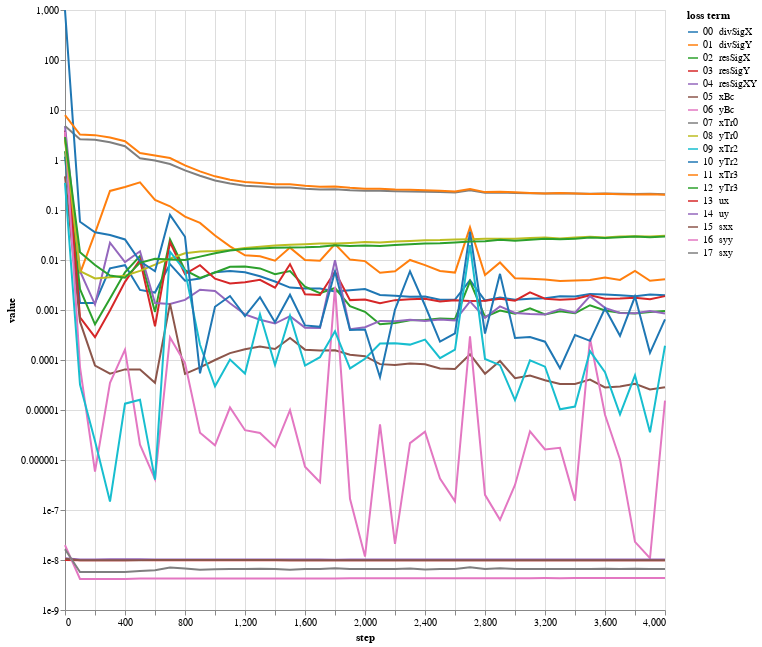

Notebook code cell kept with this figure:
### Code cell
bcNames = ['xBc','yBc','xTr0','yTr0','xTr2','yTr2','xTr3','yTr3','ux','uy','sxx','syy','sxy']
lossPlot(losshistory, bcNames, dropFirstStep=True, scaleType='log').properties(width=600, height=600)

### Figure 1 — Vega-Lite specification as saved in the notebook (floating-point values rounded to 4 significant figures)
{"config": {"view": {"continuousWidth": 400, "continuousHeight": 300}}, "data": {"name": "data-c733982da89eb2c7c2d67435819678cf"}, "mark": "line", "encoding": {"color": {"type": "nominal", "field": "loss term", "scale": {"scheme": "category10"}, "sort": ["00  divSigX", "01  divSigY", "02  resSigX", "03  resSigY", "04  resSigXY", "05  xBc", "06  yBc", "07  xTr0", "08  yTr0", "09  xTr2", "10  yTr2", "11  xTr3", "12  yTr3", "13  ux", "14  uy", "15  sxx", "16  syy", "17  sxy"]}, "tooltip": [{"type": "nominal", "field": "loss term"}, {"type": "quantitative", "field": "value"}, {"type": "quantitative", "field": "step"}], "x": {"type": "quantitative", "field": "step"}, "y": {"type": "quantitative", "field": "value", "scale": {"type": "log"}}}, "height": 600, "transform": [{"fold": ["00  divSigX", "01  divSigY", "02  resSigX", "03  resSigY", "04  resSigXY", "05  xBc", "06  yBc", "07  xTr0", "08  yTr0", "09  xTr2", "10  yTr2", "11  xTr3", "12  yTr3", "13  ux", "14  uy", "15  sxx", "16  syy", "17  sxy"], "as": ["loss term", "value"]}], "width": 600, "$schema": "https://vega.github.io/schema/vega-lite/v4.8.1.json", "datasets": {"data-c733982da89eb2c7c2d67435819678cf": [{"00  divSigX": 1.171, "01  divSigY": 2.924, "02  resSigX": 1.497, "03  resSigY": 3.89, "04  resSigXY": 4.76, "05  xBc": 0.4683, "06  yBc": 3.625, "07  xTr0": 4.807, "08  yTr0": 2.496, "09  xTr2": 0.3492, "10  yTr2": 993.9, "11  xTr3": 7.906, "12  yTr3": 2.881, "13  ux": 9.953e-09, "14  uy": 1.088e-08, "15  sxx": 1.056e-08, "16  syy": 1.978e-08, "17  sxy": 1.642e-08, "step": 0}, {"00  divSigX": 0.001377, "01  divSigY": 0.005415, "02  resSigX": 0.002603, "03  resSigY": 0.0007154, "04  resSigXY": 0.005948, "05  xBc": 0.0005837, "06  yBc": 7.173e-05, "07  xTr0": 2.598, "08  yTr0": 0.005991, "09  xTr2": 3.206e-05, "10  yTr2": 0.05803, "11  xTr3": 3.234, "12  yTr3": 0.01428, "13  ux": 9.892e-09, "14  uy": 1.024e-08, "15  sxx": 9.868e-09, "16  syy": 4.186e-09, "17  sxy": 5.764e-09, "step": 100}, {"00  divSigX": 0.001379, "01  divSigY": 0.03435, "02  resSigX": 0.0005181, "03  resSigY": 0.0002865, "04  resSigXY": 0.001286, "05  xBc": 7.759e-05, "06  yBc": 5.859e-07, "07  xTr0": 2.527, "08  yTr0": 0.004285, "09  xTr2": 2.411e-06, "10  yTr2": 0.03585, "11  xTr3": 3.143, "12  yTr3": 0.007942, "13  ux": 9.888e-09, "14  uy": 1.025e-08, "15  sxx": 9.864e-09, "16  syy": 4.166e-09, "17  sxy": 5.77e-09, "step": 200}, {"00  divSigX": 0.006794, "01  divSigY": 0.2406, "02  resSigX": 0.001705, "03  resSigY": 0.0009743, "04  resSigXY": 0.02216, "05  xBc": 5.333e-05, "06  yBc": 3.506e-05, "07  xTr0": 2.266, "08  yTr0": 0.004544, "09  xTr2": 1.472e-07, "10  yTr2": 0.03173, "11  xTr3": 2.827, "12  yTr3": 0.004874, "13  ux": 9.89e-09, "14  uy": 1.03e-08, "15  sxx": 9.862e-09, "16  syy": 4.167e-09, "17  sxy": 5.741e-09, "step": 300}, {"00  divSigX": 0.007873, "01  divSigY": 0.2877, "02  resSigX": 0.005669, "03  resSigY": 0.003651, "04  resSigXY": 0.009057, "05  xBc": 6.493e-05, "06  yBc": 0.0001614, "07  xTr0": 1.89, "08  yTr0": 0.004857, "09  xTr2": 1.339e-05, "10  yTr2": 0.02577, "11  xTr3": 2.376, "12  yTr3": 0.004426, "13  ux": 9.922e-09, "14  uy": 1.032e-08, "15  sxx": 9.872e-09, "16  syy": 4.187e-09, "17  sxy": 5.733e-09, "step": 400}, {"00  divSigX": 0.002524, "01  divSigY": 0.3582, "02  resSigX": 0.01205, "03  resSigY": 0.0101, "04  resSigXY": 0.01493, "05  xBc": 6.454e-05, "06  yBc": 2.031e-06, "07  xTr0": 1.083, "08  yTr0": 0.006065, "09  xTr2": 1.609e-05, "10  yTr2": 0.009411, "11  xTr3": 1.375, "12  yTr3": 0.008746, "13  ux": 9.943e-09, "14  uy": 1.03e-08, "15  sxx": 9.928e-09, "16  syy": 4.249e-09, "17  sxy": 6.03e-09, "step": 500}, {"00  divSigX": 0.002231, "01  divSigY": 0.1598, "02  resSigX": 0.000917, "03  resSigY": 0.0004713, "04  resSigXY": 0.001382, "05  xBc": 3.502e-05, "06  yBc": 4.147e-07, "07  xTr0": 0.9756, "08  yTr0": 0.008076, "09  xTr2": 4.058e-07, "10  yTr2": 0.005957, "11  xTr3": 1.233, "12  yTr3": 0.01059, "13  ux": 9.932e-09, "14  uy": 1.028e-08, "15  sxx": 9.964e-09, "16  syy": 4.264e-09, "17  sxy": 6.217e-09, "step": 600}, {"00  divSigX": 0.008257, "01  divSigY": 0.1188, "02  resSigX": 0.02589, "03  resSigY": 0.02264, "04  resSigXY": 0.001316, "05  xBc": 0.001341, "06  yBc": 0.0002826, "07  xTr0": 0.8289, "08  yTr0": 0.01073, "09  xTr2": 0.01474, "10  yTr2": 0.07975, "11  xTr3": 1.094, "12  yTr3": 0.01025, "13  ux": 9.933e-09, "14  uy": 1.027e-08, "15  sxx": 9.998e-09, "16  syy": 4.259e-09, "17  sxy": 7.088e-09, "step": 700}, {"00  divSigX": 0.003861, "01  divSigY": 0.07393, "02  resSigX": 0.006239, "03  resSigY": 0.005211, "04  resSigXY": 0.001594, "05  xBc": 5.266e-05, "06  yBc": 8.674e-05, "07  xTr0": 0.6201, "08  yTr0": 0.01364, "09  xTr2": 0.00612, "10  yTr2": 0.02913, "11  xTr3": 0.7793, "12  yTr3": 0.01001, "13  ux": 9.933e-09, "14  uy": 1.027e-08, "15  sxx": 1.002e-08, "16  syy": 4.254e-09, "17  sxy": 6.756e-09, "step": 800}, {"00  divSigX": 0.004248, "01  divSigY": 0.05521, "02  resSigX": 0.004364, "03  resSigY": 0.007859, "04  resSigXY": 0.002539, "05  xBc": 7.144e-05, "06  yBc": 3.514e-06, "07  xTr0": 0.4845, "08  yTr0": 0.01474, "09  xTr2": 0.0002016, "10  yTr2": 5.406e-05, "11  xTr3": 0.591, "12  yTr3": 0.01169, "13  ux": 9.929e-09, "14  uy": 1.026e-08, "15  sxx": 1.003e-08, "16  syy": 4.252e-09, "17  sxy": 6.377e-09, "step": 900}, {"00  divSigX": 0.005676, "01  divSigY": 0.03087, "02  resSigX": 0.005615, "03  resSigY": 0.004238, "04  resSigXY": 0.002389, "05  xBc": 9.994e-05, "06  yBc": 1.968e-06, "07  xTr0": 0.3892, "08  yTr0": 0.01507, "09  xTr2": 2.975e-05, "10  yTr2": 0.001163, "11  xTr3": 0.471, "12  yTr3": 0.01364, "13  ux": 9.92e-09, "14  uy": 1.025e-08, "15  sxx": 1.003e-08, "16  syy": 4.25e-09, "17  sxy": 6.512e-09, "step": 1000}, {"00  divSigX": 0.006014, "01  divSigY": 0.01869, "02  resSigX": 0.007321, "03  resSigY": 0.003394, "04  resSigXY": 0.001361, "05  xBc": 0.0001372, "06  yBc": 1.121e-05, "07  xTr0": 0.3373, "08  yTr0": 0.01586, "09  xTr2": 0.000102, "10  yTr2": 0.001904, "11  xTr3": 0.4044, "12  yTr3": 0.0155, "13  ux": 9.909e-09, "14  uy": 1.024e-08, "15  sxx": 1.002e-08, "16  syy": 4.252e-09, "17  sxy": 6.596e-09, "step": 1100}, {"00  divSigX": 0.005701, "01  divSigY": 0.01242, "02  resSigX": 0.007375, "03  resSigY": 0.003604, "04  resSigXY": 0.0008191, "05  xBc": 0.0001644, "06  yBc": 3.946e-06, "07  xTr0": 0.3068, "08  yTr0": 0.01743, "09  xTr2": 5.348e-05, "10  yTr2": 0.000758, "11  xTr3": 0.3638, "12  yTr3": 0.01664, "13  ux": 9.894e-09, "14  uy": 1.023e-08, "15  sxx": 1.001e-08, "16  syy": 4.259e-09, "17  sxy": 6.589e-09, "step": 1200}, {"00  divSigX": 0.004734, "01  divSigY": 0.01189, "02  resSigX": 0.006792, "03  resSigY": 0.004022, "04  resSigXY": 0.0006402, "05  xBc": 0.0001862, "06  yBc": 3.46e-06, "07  xTr0": 0.2944, "08  yTr0": 0.01847, "09  xTr2": 0.0008246, "10  yTr2": 0.001801, "11  xTr3": 0.3474, "12  yTr3": 0.01701, "13  ux": 9.884e-09, "14  uy": 1.022e-08, "15  sxx": 9.978e-09, "16  syy": 4.263e-09, "17  sxy": 6.657e-09, "step": 1300}, {"00  divSigX": 0.003712, "01  divSigY": 0.009673, "02  resSigX": 0.005203, "03  resSigY": 0.002787, "04  resSigXY": 0.0005361, "05  xBc": 0.0001662, "06  yBc": 1.81e-06, "07  xTr0": 0.281, "08  yTr0": 0.01952, "09  xTr2": 7.922e-05, "10  yTr2": 0.0005691, "11  xTr3": 0.3276, "12  yTr3": 0.01749, "13  ux": 9.872e-09, "14  uy": 1.022e-08, "15  sxx": 9.96e-09, "16  syy": 4.27e-09, "17  sxy": 6.606e-09, "step": 1400}, {"00  divSigX": 0.002808, "01  divSigY": 0.01769, "02  resSigX": 0.006017, "03  resSigY": 0.008256, "04  resSigXY": 0.0007517, "05  xBc": 0.0002765, "06  yBc": 9.935e-06, "07  xTr0": 0.2829, "08  yTr0": 0.02016, "09  xTr2": 0.0007684, "10  yTr2": 0.002021, "11  xTr3": 0.3291, "12  yTr3": 0.01776, "13  ux": 9.862e-09, "14  uy": 1.021e-08, "15  sxx": 9.935e-09, "16  syy": 4.274e-09, "17  sxy": 6.374e-09, "step": 1500}, {"00  divSigX": 0.002687, "01  divSigY": 0.009987, "02  resSigX": 0.002923, "03  resSigY": 0.002063, "04  resSigXY": 0.0004435, "05  xBc": 0.000161, "06  yBc": 7.329e-07, "07  xTr0": 0.2656, "08  yTr0": 0.02075, "09  xTr2": 7.722e-05, "10  yTr2": 0.0004924, "11  xTr3": 0.3049, "12  yTr3": 0.01792, "13  ux": 9.853e-09, "14  uy": 1.021e-08, "15  sxx": 9.922e-09, "16  syy": 4.28e-09, "17  sxy": 6.607e-09, "step": 1600}, {"00  divSigX": 0.002702, "01  divSigY": 0.009713, "02  resSigX": 0.002172, "03  resSigY": 0.001992, "04  resSigXY": 0.0004368, "05  xBc": 0.0001545, "06  yBc": 3.591e-07, "07  xTr0": 0.2567, "08  yTr0": 0.02143, "09  xTr2": 0.000114, "10  yTr2": 0.0004603, "11  xTr3": 0.2907, "12  yTr3": 0.01839, "13  ux": 9.846e-09, "14  uy": 1.02e-08, "15  sxx": 9.911e-09, "16  syy": 4.286e-09, "17  sxy": 6.605e-09, "step": 1700}, {"00  divSigX": 0.002351, "01  divSigY": 0.02093, "02  resSigX": 0.002752, "03  resSigY": 0.005815, "04  resSigXY": 0.009852, "05  xBc": 0.0001571, "06  yBc": 0.002905, "07  xTr0": 0.2602, "08  yTr0": 0.02133, "09  xTr2": 0.0003755, "10  yTr2": 0.005864, "11  xTr3": 0.2959, "12  yTr3": 0.01962, "13  ux": 9.843e-09, "14  uy": 1.017e-08, "15  sxx": 9.896e-09, "16  syy": 4.29e-09, "17  sxy": 6.877e-09, "step": 1800}, {"00  divSigX": 0.00248, "01  divSigY": 0.0102, "02  resSigX": 0.001199, "03  resSigY": 0.001577, "04  resSigXY": 0.0004136, "05  xBc": 0.000128, "06  yBc": 1.671e-07, "07  xTr0": 0.2488, "08  yTr0": 0.022, "09  xTr2": 6.794e-05, "10  yTr2": 0.0003968, "11  xTr3": 0.2787, "12  yTr3": 0.01899, "13  ux": 9.839e-09, "14  uy": 1.021e-08, "15  sxx": 9.888e-09, "16  syy": 4.293e-09, "17  sxy": 6.601e-09, "step": 1900}, {"00  divSigX": 0.002625, "01  divSigY": 0.009505, "02  resSigX": 0.0009217, "03  resSigY": 0.001624, "04  resSigXY": 0.0004528, "05  xBc": 0.0001189, "06  yBc": 1.172e-08, "07  xTr0": 0.2421, "08  yTr0": 0.02285, "09  xTr2": 0.0001057, "10  yTr2": 0.0004065, "11  xTr3": 0.2674, "12  yTr3": 0.01945, "13  ux": 9.837e-09, "14  uy": 1.02e-08, "15  sxx": 9.883e-09, "16  syy": 4.299e-09, "17  sxy": 6.602e-09, "step": 2000}, {"00  divSigX": 0.002625, "01  divSigY": 0.009505, "02  resSigX": 0.0009217, "03  resSigY": 0.001624, "04  resSigXY": 0.0004528, "05  xBc": 0.0001189, "06  yBc": 1.172e-08, "07  xTr0": 0.2421, "08  yTr0": 0.02285, "09  xTr2": 0.0001057, "10  yTr2": 0.0004065, "11  xTr3": 0.2674, "12  yTr3": 0.01945, "13  ux": 9.837e-09, "14  uy": 1.02e-08, "15  sxx": 9.883e-09, "16  syy": 4.299e-09, "17  sxy": 6.602e-09, "step": 2000}, {"00  divSigX": 0.001997, "01  divSigY": 0.005574, "02  resSigX": 0.0005193, "03  resSigY": 0.001371, "04  resSigXY": 0.0006057, "05  xBc": 8.269e-05, "06  yBc": 5.153e-06, "07  xTr0": 0.2417, "08  yTr0": 0.0224, "09  xTr2": 0.0002135, "10  yTr2": 4.521e-05, "11  xTr3": 0.2647, "12  yTr3": 0.01912, "13  ux": 9.836e-09, "14  uy": 1.021e-08, "15  sxx": 9.868e-09, "16  syy": 4.302e-09, "17  sxy": 6.604e-09, "step": 2100}, {"00  divSigX": 0.001932, "01  divSigY": 0.005967, "02  resSigX": 0.0005469, "03  resSigY": 0.001575, "04  resSigXY": 0.0005929, "05  xBc": 7.98e-05, "06  yBc": 2.109e-08, "07  xTr0": 0.2364, "08  yTr0": 0.02334, "09  xTr2": 0.0002152, "10  yTr2": 0.001021, "11  xTr3": 0.2566, "12  yTr3": 0.01995, "13  ux": 9.837e-09, "14  uy": 1.021e-08, "15  sxx": 9.871e-09, "16  syy": 4.306e-09, "17  sxy": 6.628e-09, "step": 2200}, {"00  divSigX": 0.001846, "01  divSigY": 0.01003, "02  resSigX": 0.0006225, "03  resSigY": 0.001637, "04  resSigXY": 0.0006359, "05  xBc": 8.493e-05, "06  yBc": 2.176e-06, "07  xTr0": 0.2344, "08  yTr0": 0.0241, "09  xTr2": 0.0002031, "10  yTr2": 0.005958, "11  xTr3": 0.2527, "12  yTr3": 0.02062, "13  ux": 9.837e-09, "14  uy": 1.021e-08, "15  sxx": 9.869e-09, "16  syy": 4.31e-09, "17  sxy": 6.756e-09, "step": 2300}, {"00  divSigX": 0.001861, "01  divSigY": 0.007907, "02  resSigX": 0.000628, "03  resSigY": 0.001671, "04  resSigXY": 0.0006023, "05  xBc": 8.249e-05, "06  yBc": 3.693e-06, "07  xTr0": 0.2321, "08  yTr0": 0.02496, "09  xTr2": 0.0002559, "10  yTr2": 0.001229, "11  xTr3": 0.2471, "12  yTr3": 0.02146, "13  ux": 9.836e-09, "14  uy": 1.021e-08, "15  sxx": 9.868e-09, "16  syy": 4.316e-09, "17  sxy": 6.464e-09, "step": 2400}, {"00  divSigX": 0.001603, "01  divSigY": 0.006021, "02  resSigX": 0.000677, "03  resSigY": 0.001474, "04  resSigXY": 0.000646, "05  xBc": 6.772e-05, "06  yBc": 4.245e-07, "07  xTr0": 0.2287, "08  yTr0": 0.02498, "09  xTr2": 0.0001087, "10  yTr2": 0.0002323, "11  xTr3": 0.2433, "12  yTr3": 0.02163, "13  ux": 9.837e-09, "14  uy": 1.021e-08, "15  sxx": 9.861e-09, "16  syy": 4.316e-09, "17  sxy": 6.592e-09, "step": 2500}, {"00  divSigX": 0.001619, "01  divSigY": 0.005597, "02  resSigX": 0.0006615, "03  resSigY": 0.001559, "04  resSigXY": 0.0006181, "05  xBc": 6.584e-05, "06  yBc": 1.493e-07, "07  xTr0": 0.2246, "08  yTr0": 0.02567, "09  xTr2": 0.0001615, "10  yTr2": 0.0003403, "11  xTr3": 0.2356, "12  yTr3": 0.02241, "13  ux": 9.836e-09, "14  uy": 1.021e-08, "15  sxx": 9.863e-09, "16  syy": 4.322e-09, "17  sxy": 6.6e-09, "step": 2600}, {"00  divSigX": 0.00395, "01  divSigY": 0.04496, "02  resSigX": 0.003737, "03  resSigY": 0.001521, "04  resSigXY": 0.001485, "05  xBc": 0.0001302, "06  yBc": 0.0002975, "07  xTr0": 0.2472, "08  yTr0": 0.02608, "09  xTr2": 0.01991, "10  yTr2": 0.03709, "11  xTr3": 0.2634, "12  yTr3": 0.02335, "13  ux": 9.839e-09, "14  uy": 1.023e-08, "15  sxx": 9.858e-09, "16  syy": 4.326e-09, "17  sxy": 7.134e-09, "step": 2700}, {"00  divSigX": 0.001544, "01  divSigY": 0.004991, "02  resSigX": 0.0007277, "03  resSigY": 0.001524, "04  resSigXY": 0.0006983, "05  xBc": 5.318e-05, "06  yBc": 2.008e-07, "07  xTr0": 0.2206, "08  yTr0": 0.02647, "09  xTr2": 0.0001048, "10  yTr2": 0.0003389, "11  xTr3": 0.2278, "12  yTr3": 0.02373, "13  ux": 9.839e-09, "14  uy": 1.022e-08, "15  sxx": 9.859e-09, "16  syy": 4.328e-09, "17  sxy": 6.602e-09, "step": 2800}, {"00  divSigX": 0.001782, "01  divSigY": 0.008936, "02  resSigX": 0.0009738, "03  resSigY": 0.001685, "04  resSigXY": 0.001179, "05  xBc": 9.555e-05, "06  yBc": 6.366e-08, "07  xTr0": 0.2242, "08  yTr0": 0.02657, "09  xTr2": 7.889e-05, "10  yTr2": 0.00528, "11  xTr3": 0.2325, "12  yTr3": 0.02528, "13  ux": 9.842e-09, "14  uy": 1.022e-08, "15  sxx": 9.854e-09, "16  syy": 4.332e-09, "17  sxy": 6.802e-09, "step": 2900}, {"00  divSigX": 0.001609, "01  divSigY": 0.004336, "02  resSigX": 0.0008384, "03  resSigY": 0.001534, "04  resSigXY": 0.0008716, "05  xBc": 4.341e-05, "06  yBc": 3.161e-07, "07  xTr0": 0.2196, "08  yTr0": 0.02652, "09  xTr2": 1.571e-05, "10  yTr2": 0.0002748, "11  xTr3": 0.2252, "12  yTr3": 0.02439, "13  ux": 9.842e-09, "14  uy": 1.022e-08, "15  sxx": 9.855e-09, "16  syy": 4.331e-09, "17  sxy": 6.597e-09, "step": 3000}, {"00  divSigX": 0.001675, "01  divSigY": 0.004202, "02  resSigX": 0.001086, "03  resSigY": 0.002244, "04  resSigXY": 0.0008324, "05  xBc": 4.906e-05, "06  yBc": 3.74e-06, "07  xTr0": 0.2162, "08  yTr0": 0.02749, "09  xTr2": 9.803e-05, "10  yTr2": 0.0002885, "11  xTr3": 0.2188, "12  yTr3": 0.0255, "13  ux": 9.842e-09, "14  uy": 1.022e-08, "15  sxx": 9.86e-09, "16  syy": 4.337e-09, "17  sxy": 6.599e-09, "step": 3100}, {"00  divSigX": 0.001717, "01  divSigY": 0.004094, "02  resSigX": 0.0008148, "03  resSigY": 0.001684, "04  resSigXY": 0.0008155, "05  xBc": 3.949e-05, "06  yBc": 1.628e-06, "07  xTr0": 0.214, "08  yTr0": 0.02813, "09  xTr2": 7.349e-05, "10  yTr2": 0.0002323, "11  xTr3": 0.2145, "12  yTr3": 0.02654, "13  ux": 9.844e-09, "14  uy": 1.022e-08, "15  sxx": 9.861e-09, "16  syy": 4.341e-09, "17  sxy": 6.598e-09, "step": 3200}, {"00  divSigX": 0.001891, "01  divSigY": 0.003802, "02  resSigX": 0.0009469, "03  resSigY": 0.001611, "04  resSigXY": 0.001039, "05  xBc": 3.318e-05, "06  yBc": 1.749e-06, "07  xTr0": 0.2173, "08  yTr0": 0.02703, "09  xTr2": 1.034e-05, "10  yTr2": 6.838e-05, "11  xTr3": 0.22, "12  yTr3": 0.02592, "13  ux": 9.847e-09, "14  uy": 1.022e-08, "15  sxx": 9.856e-09, "16  syy": 4.337e-09, "17  sxy": 6.577e-09, "step": 3300}, {"00  divSigX": 0.00186, "01  divSigY": 0.003903, "02  resSigX": 0.0008672, "03  resSigY": 0.001653, "04  resSigXY": 0.0008806, "05  xBc": 3.321e-05, "06  yBc": 1.54e-07, "07  xTr0": 0.2136, "08  yTr0": 0.02824, "09  xTr2": 1.17e-05, "10  yTr2": 0.0003169, "11  xTr3": 0.2133, "12  yTr3": 0.02676, "13  ux": 9.848e-09, "14  uy": 1.023e-08, "15  sxx": 9.862e-09, "16  syy": 4.342e-09, "17  sxy": 6.605e-09, "step": 3400}, {"00  divSigX": 0.002089, "01  divSigY": 0.003982, "02  resSigX": 0.001246, "03  resSigY": 0.001975, "04  resSigXY": 0.001889, "05  xBc": 4.049e-05, "06  yBc": 0.0002687, "07  xTr0": 0.2112, "08  yTr0": 0.02904, "09  xTr2": 0.0001508, "10  yTr2": 0.000242, "11  xTr3": 0.2088, "12  yTr3": 0.02803, "13  ux": 9.848e-09, "14  uy": 1.022e-08, "15  sxx": 9.864e-09, "16  syy": 4.346e-09, "17  sxy": 6.596e-09, "step": 3500}, {"00  divSigX": 0.00204, "01  divSigY": 0.004468, "02  resSigX": 0.0009803, "03  resSigY": 0.001676, "04  resSigXY": 0.001103, "05  xBc": 2.826e-05, "06  yBc": 8.048e-06, "07  xTr0": 0.2133, "08  yTr0": 0.0281, "09  xTr2": 5.683e-05, "10  yTr2": 0.001081, "11  xTr3": 0.2123, "12  yTr3": 0.02755, "13  ux": 9.851e-09, "14  uy": 1.023e-08, "15  sxx": 9.86e-09, "16  syy": 4.343e-09, "17  sxy": 6.659e-09, "step": 3600}, {"00  divSigX": 0.001965, "01  divSigY": 0.003991, "02  resSigX": 0.0008856, "03  resSigY": 0.001695, "04  resSigXY": 0.0008696, "05  xBc": 2.941e-05, "06  yBc": 1.029e-06, "07  xTr0": 0.2102, "08  yTr0": 0.0295, "09  xTr2": 8.207e-06, "10  yTr2": 0.0003049, "11  xTr3": 0.2066, "12  yTr3": 0.02838, "13  ux": 9.852e-09, "14  uy": 1.023e-08, "15  sxx": 9.866e-09, "16  syy": 4.349e-09, "17  sxy": 6.609e-09, "step": 3700}, {"00  divSigX": 0.001887, "01  divSigY": 0.006049, "02  resSigX": 0.0008531, "03  resSigY": 0.00176, "04  resSigXY": 0.0008637, "05  xBc": 3.354e-05, "06  yBc": 2.305e-08, "07  xTr0": 0.2085, "08  yTr0": 0.02993, "09  xTr2": 4.94e-05, "10  yTr2": 0.001856, "11  xTr3": 0.2037, "12  yTr3": 0.02943, "13  ux": 9.852e-09, "14  uy": 1.023e-08, "15  sxx": 9.866e-09, "16  syy": 4.352e-09, "17  sxy": 6.699e-09, "step": 3800}, {"00  divSigX": 0.002034, "01  divSigY": 0.003847, "02  resSigX": 0.0009167, "03  resSigY": 0.001639, "04  resSigXY": 0.0009554, "05  xBc": 2.571e-05, "06  yBc": 1.082e-08, "07  xTr0": 0.2105, "08  yTr0": 0.02942, "09  xTr2": 3.573e-06, "10  yTr2": 0.000139, "11  xTr3": 0.2068, "12  yTr3": 0.02852, "13  ux": 9.854e-09, "14  uy": 1.023e-08, "15  sxx": 9.864e-09, "16  syy": 4.349e-09, "17  sxy": 6.596e-09, "step": 3900}, {"00  divSigX": 0.001962, "01  divSigY": 0.004112, "02  resSigX": 0.0009575, "03  resSigY": 0.001893, "04  resSigXY": 0.0008538, "05  xBc": 2.859e-05, "06  yBc": 1.535e-05, "07  xTr0": 0.2074, "08  yTr0": 0.03063, "09  xTr2": 0.0001931, "10  yTr2": 0.000651, "11  xTr3": 0.2014, "12  yTr3": 0.02954, "13  ux": 9.855e-09, "14  uy": 1.023e-08, "15  sxx": 9.869e-09, "16  syy": 4.354e-09, "17  sxy": 6.593e-09, "step": 4000}]}}
